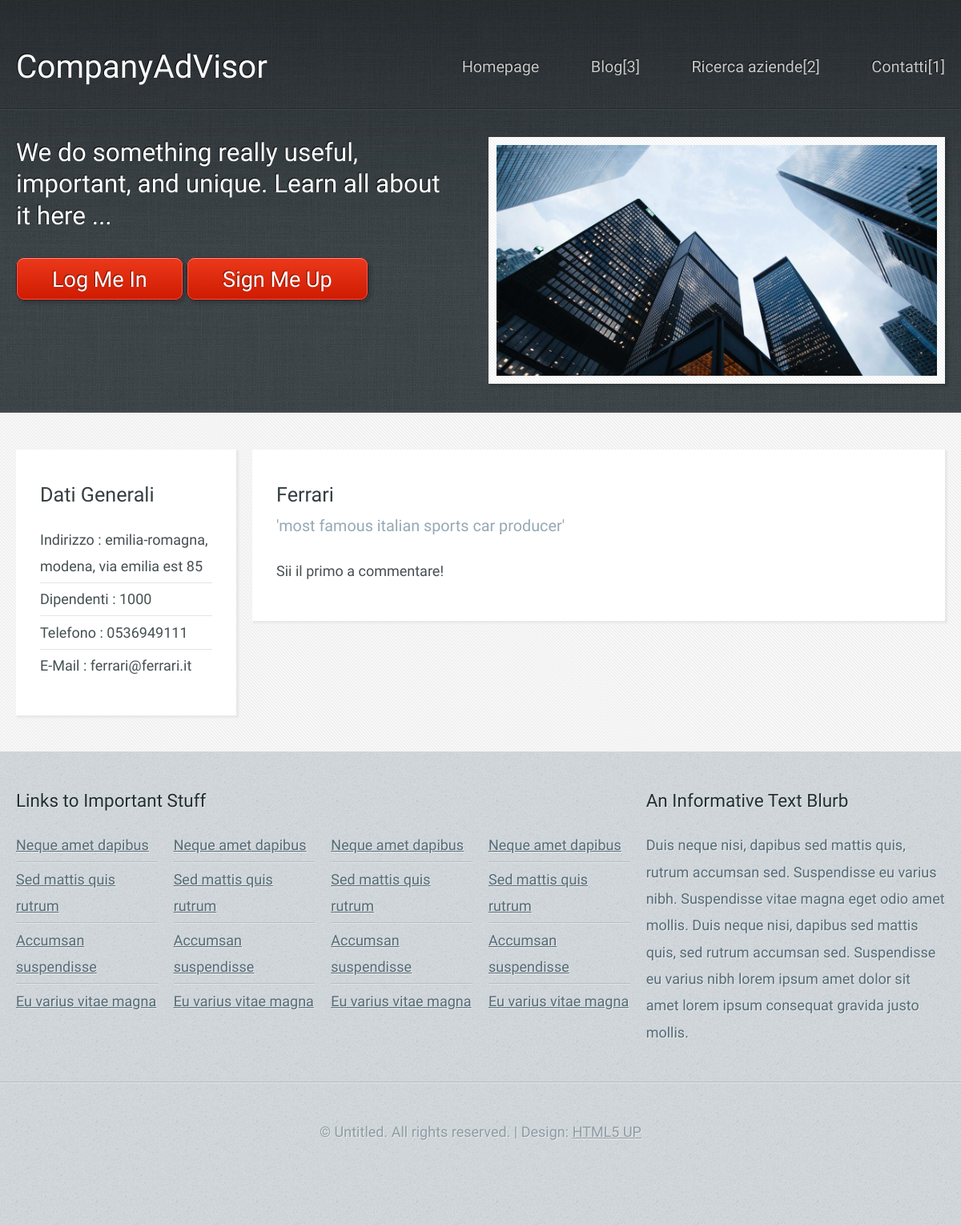
The app's page /company_info.php?id=1 with its own data.
### tables this page shows
CREATE TABLE `company` (
  `id` INT(11) NOT NULL PRIMARY KEY AUTO_INCREMENT,
  `name` VARCHAR(255) NOT NULL,
  `category` VARCHAR(255) DEFAULT NULL,
  `description` VARCHAR(255) DEFAULT NULL,
  `employees` INT(11) DEFAULT NULL,
  `region` VARCHAR(255) NOT NULL,
  `city` VARCHAR(255) NOT NULL,
  `street` VARCHAR(255) DEFAULT NULL,
  `street number` VARCHAR(255) DEFAULT NULL,
  `phone` VARCHAR(255) DEFAULT NULL,
  `email` VARCHAR(255) DEFAULT NULL
);

### company_info.php (the view, shortened to what this page needs)
<?php
require("includes/header.php");
require("./includes/functions.inc.php");
$sql = "SELECT * FROM company WHERE id=" . $_GET['id'];
$result = mysqli_query($conn, $sql);
if (mysqli_num_rows($result)) {
  $row = mysqli_fetch_assoc($result);
} else {
  header("location: ./company_search.php");
}
?>
<section id="content">
  <div class="container">
    <div class="row">
      <div class="col-3 col-12-medium">
        <section>
          <header>
            <h2>Dati Generali</h2>
          </header>
          <ul class="link-list">
            <li>Indirizzo :
              <?php echo $row['region'] . ", "; ?>
              <?php echo $row['city'] . ", "; ?>
              <?php echo "via " . $row['street']; ?>
              <?php echo $row['street number']; ?>
            </li>
            <?php if ($row['employees']) { ?>
              <li>Dipendenti :
                <?php echo $row['employees']; ?>
              </li>
            <?php } ?>
            <li>Telefono :
              <?php echo $row['phone']; ?>
            </li>
            <li>E-Mail :
              <?php echo $row['email']; ?>
            </li>
          </ul>
        </section>
      </div>
      <div class="col-9 col-12-medium imp-medium">
        <section>
          <header>
            <h2><?php echo $row['name']; ?></h2>
            <?php if (isset($row['description'])) echo "<h3>'" . $row['description'] . "'</h3>"; ?>
          </header>
          <link rel="stylesheet" href="https://cdnjs.cloudflare.com/ajax/libs/font-awesome/4.7.0/css/font-awesome.min.css" type="text/css" />
          <?php
          $sql = "SELECT * FROM posts WHERE company_id=" . $_GET['id'];
          $result = mysqli_query($conn, $sql);
          if (mysqli_num_rows($result)) {
            while ($row = mysqli_fetch_assoc($result)) {
          ?>
              <section>
                <?php
                if ($row['anonymous'] == 0) {
                  echo $row['user_id'];
                } else {
                  echo "Anonymous";
                }
                echo " [" . $row['rating'] . "/5 stelle]";
                ?>
                <br>
                <div id='likes'>
                  <i <?php if (userLiked($row['id'])) : ?> class="fa fa-thumbs-up like-btn" <?php else : ?> class="fa fa-thumbs-o-up like-btn" <?php endif ?> data-id="<?php echo $row['id'] ?>"></i>
                  <span class="likes"><?php echo getLikes($row['id']); ?></span>
                </div>
                <div id='dislikes'>
                  <i <?php if (userDisliked($row['id'])) : ?> class="fa fa-thumbs-down dislike-btn" <?php else : ?> class="fa fa-thumbs-o-down dislike-btn" <?php endif ?> data-id="<?php echo $row['id'] ?>"></i>
                  <span class="dislikes"><?php echo getDislikes($row['id']); ?></span>
                </div>
              </section>
          <?php
            }
          } else {
            echo "<p>";
            echo "Sii il primo a commentare! ";
            echo "</p>";
          }
          ?>
        </section>
      </div>
    </div>
  </div>
</section>
<?php
require('includes/footer.php');
?>

### assets/css/main.css (style rules this page uses)
html, body, div, span, applet, object, iframe, h1, h2, h3, h4, h5, h6, p, blockquote, pre, a, abbr, acronym, address, big, cite, code, del, dfn, em, img, ins, kbd, q, s, samp, small, strike, strong, sub, sup, tt, var, b, u, i, center, dl, dt, dd, ol, ul, li, fieldset, form, legend, label, table, caption, tbody, tfoot, thead, tr, th, td, article, aside, canvas, details, embed, figure, figcaption, footer, header, hgroup, menu, nav, output, ruby, section, summary, time, mark, audio, video { margin: 0; padding: 0; border: 0; font-size: 100%; font: inherit; vertical-align: baseline; }
article, aside, details, figcaption, figure, footer, header, hgroup, menu, nav, section { display: block; }
body { line-height: 1; }
ol, ul { list-style: none; }
body { -webkit-text-size-adjust: none; }
html { box-sizing: border-box; }
*, *:before, *:after { box-sizing: inherit; }
body { background: #D4D9DD url("images/bg03.jpg"); color: #474f51; font-size: 13.5pt; font-family: 'Yanone Kaffeesatz'; line-height: 1.85em; font-weight: 300; }
ul, ol, p, dl { margin: 0 0 2em 0; }
section> :last-child, section:last-child, .last-child { margin-bottom: 0 !important; }
.container { margin: 0 auto; max-width: 100%; width: 1200px; }
@media screen and (max-width: 1680px) { .container { width: 1200px; } }
@media screen and (max-width: 1280px) { .container { width: calc(100% - 40px); } }
.row { display: flex; flex-wrap: wrap; box-sizing: border-box; align-items: stretch; }
.row>* { box-sizing: border-box; }
.row>.col-3 { width: 25%; }
.row>.col-9 { width: 75%; }
.row { margin-top: -25px; margin-left: -25px; }
.row>* { padding: 25px 0 0 25px; }
@media screen and (max-width: 1680px) { .row { display: flex; flex-wrap: wrap; box-sizing: border-box; align-items: stretch; } }
@media screen and (max-width: 1680px) { .row>* { box-sizing: border-box; } }
@media screen and (max-width: 1680px) { .row { margin-top: -25px; margin-left: -25px; } }
@media screen and (max-width: 1680px) { .row>* { padding: 25px 0 0 25px; } }
@media screen and (max-width: 1280px) { .row { display: flex; flex-wrap: wrap; box-sizing: border-box; align-items: stretch; } }
@media screen and (max-width: 1280px) { .row>* { box-sizing: border-box; } }
@media screen and (max-width: 1280px) { .row { margin-top: -20px; margin-left: -20px; } }
@media screen and (max-width: 1280px) { .row>* { padding: 20px 0 0 20px; } }
.link-list li { padding: 0.2em 0 0.2em 0; }
.link-list li:first-child { padding-top: 0 !important; border-top: 0 !important; }
.link-list li:last-child { padding-bottom: 0 !important; border-bottom: 0 !important; }
#content { background: #f7f7f7 url("images/bg04.png"); border-top: solid 1px #fff; padding: 45px 0 45px 0; }
#content section { background: #fff; padding: 40px 30px 45px 30px; box-shadow: 2px 2px 2px 1px rgba(128, 128, 128, 0.1); margin: 0 0 25px 0; }
#content h2 { font-size: 1.8em; color: #373f42; margin: 0 0 0.25em 0; }
#content h3 { color: #96a9b5; font-size: 1.25em; }
#content header { margin: 0 0 2em 0; }
#content .link-list li { border-bottom: solid 1px #e2e6e8; }
@media screen and (max-width: 1280px) { #content h2 { font-size: 1.4em; } }
@media screen and (max-width: 1280px) { #content h3 { font-size: 1.1em; } }
@media screen and (max-width: 1280px) { #content header { margin: 0 0 1.25em 0; } }

### records on screen
company: region "emilia-romagna", city "modena", street "emilia est", street number "85", employees "1000", phone "0536949111", email "ferrari@ferrari.it", name "Ferrari", description "most famous italian sports car producer"
